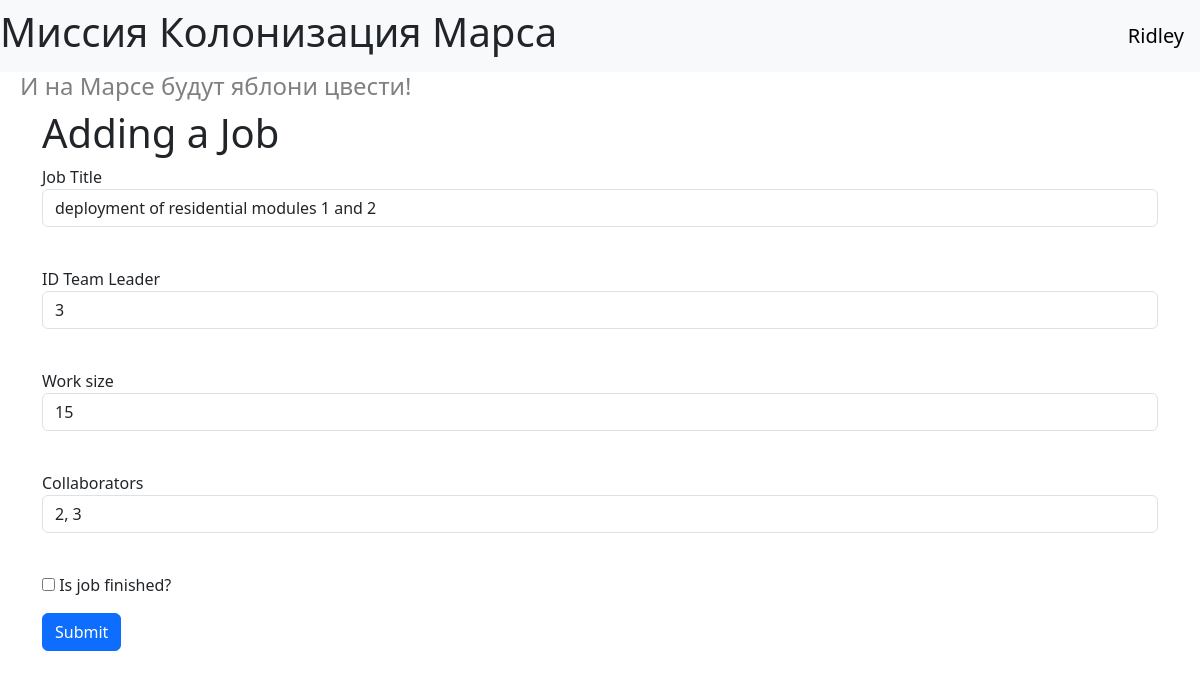
The app's page /edit_job/1 (signed in), older data.
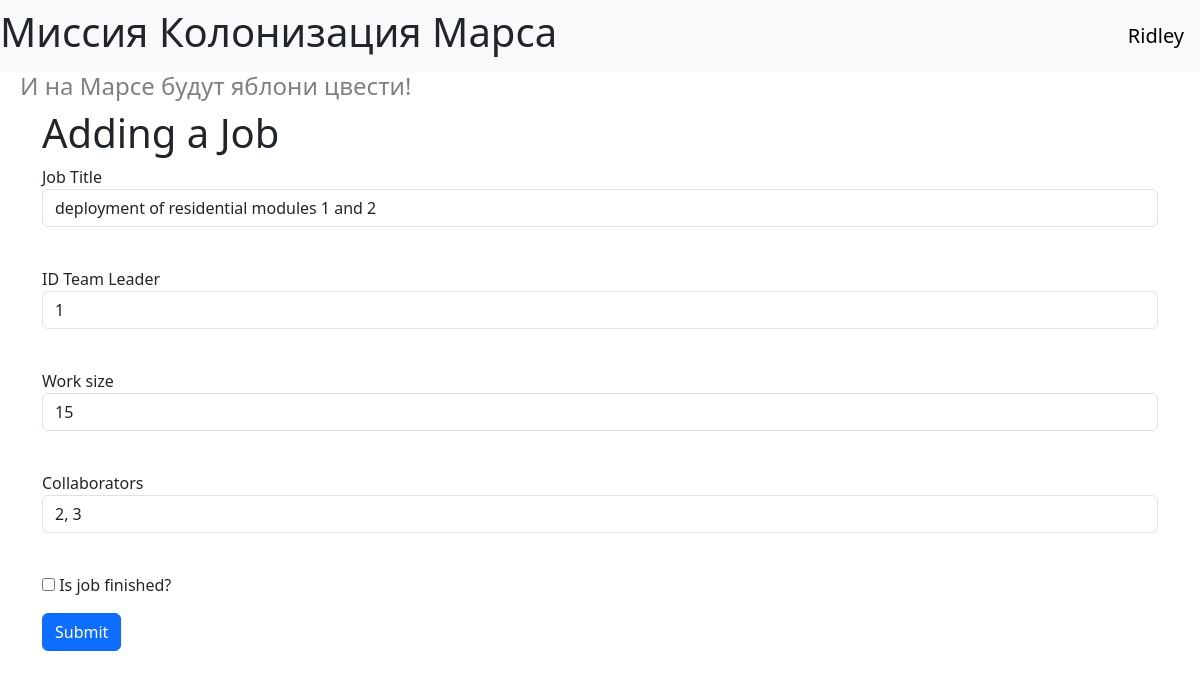
The same page, newer data.
### data/jobs.py (models this page shows)
class Job(db_session.SqlAlchemyBase, SerializerMixin):
    __tablename__ = 'jobs'
    id = sqlalchemy.Column(sqlalchemy.Integer, primary_key=True, autoincrement=True)
    team_leader = sqlalchemy.Column(sqlalchemy.Integer, sqlalchemy.ForeignKey("users.id"))
    job = sqlalchemy.Column(sqlalchemy.String, nullable=True)
    work_size = sqlalchemy.Column(sqlalchemy.Integer, nullable=True)
    collaborators = sqlalchemy.Column(sqlalchemy.String, nullable=True)
    start_date = sqlalchemy.Column(sqlalchemy.DateTime, default=datetime.datetime.now)
    end_date = sqlalchemy.Column(sqlalchemy.DateTime, nullable=True)
    is_finished = sqlalchemy.Column(sqlalchemy.Boolean, nullable=True)
    user = orm.relationship('User')
    categories = orm.relationship("Category",
                                  secondary="association",
                                  backref="jobs")

### index2.py (the view, shortened to what this page needs)
@app.route('/edit_job/<int:id>', methods=['GET', 'POST'])
@login_required
def edit_job(id):
    form = AddJobForm()
    if request.method == "GET":
        db_sess = db_session.create_session()
        jobs = db_sess.query(Job).filter(Job.id == id,
                                         ((Job.team_leader == current_user.id) | (current_user.id == 1))).first()
        if jobs:
            form.job.data = jobs.job
            form.team_leader.data = jobs.team_leader
            form.work_size.data = jobs.work_size
            form.collaborators.data = jobs.collaborators
            form.is_finished.data = jobs.is_finished
        else:
            abort(404)
    return render_template('add_job.html', title='Редактирование работы', form=form)

### forms/job.py
class AddJobForm(FlaskForm):
    job = StringField('Job Title', validators=[DataRequired()])
    team_leader = StringField('ID Team Leader', validators=[DataRequired()])
    work_size = StringField('Work size', validators=[DataRequired()])
    collaborators = StringField('Collaborators', validators=[DataRequired()])
    is_finished = BooleanField('Is job finished?')
    submit = SubmitField('Submit')

### data/db_session.py (called while the page is built)
def create_session() -> Session:
    global __factory
    return __factory()

### index2.py (called while the page is built)
@login_manager.user_loader
def load_user(user_id):
    db_sess = db_session.create_session()
    return db_sess.query(User).get(user_id)

### templates/add_job.html (shortened to what this page needs)
{% extends "base.html" %}
{% block content %}
<h1>Adding a Job</h1>
{% if current_user.is_authenticated %}
    <form action="" method="post">
        <p>
            {{ form.job.label }}<br>
            {{ form.job(class="form-control") }}<br>
        </p>
        <p>
            {{ form.team_leader.label }}<br>
            {{ form.team_leader(class="form-control") }}<br>
        </p>
        <p>
            {{ form.work_size.label }}<br>
            {{ form.work_size(class="form-control") }}<br>
        </p>
        <p>
            {{ form.collaborators.label }}<br>
            {{ form.collaborators(class="form-control") }}<br>
        </p>
        <p>{{ form.is_finished() }} {{ form.is_finished.label }}</p>
        <p>{{ form.submit(type="submit", class="btn btn-primary") }}</p>
    </form>
{% else %}
    <p>
        <h3>Авторизуйтесь</h3>
    </p>
{% endif %}
{% endblock %}

Row changes from the older to the newer data that the page shows:
changed Job "deployment of residential modules 1 and 2": team_leader "3" → "1"
